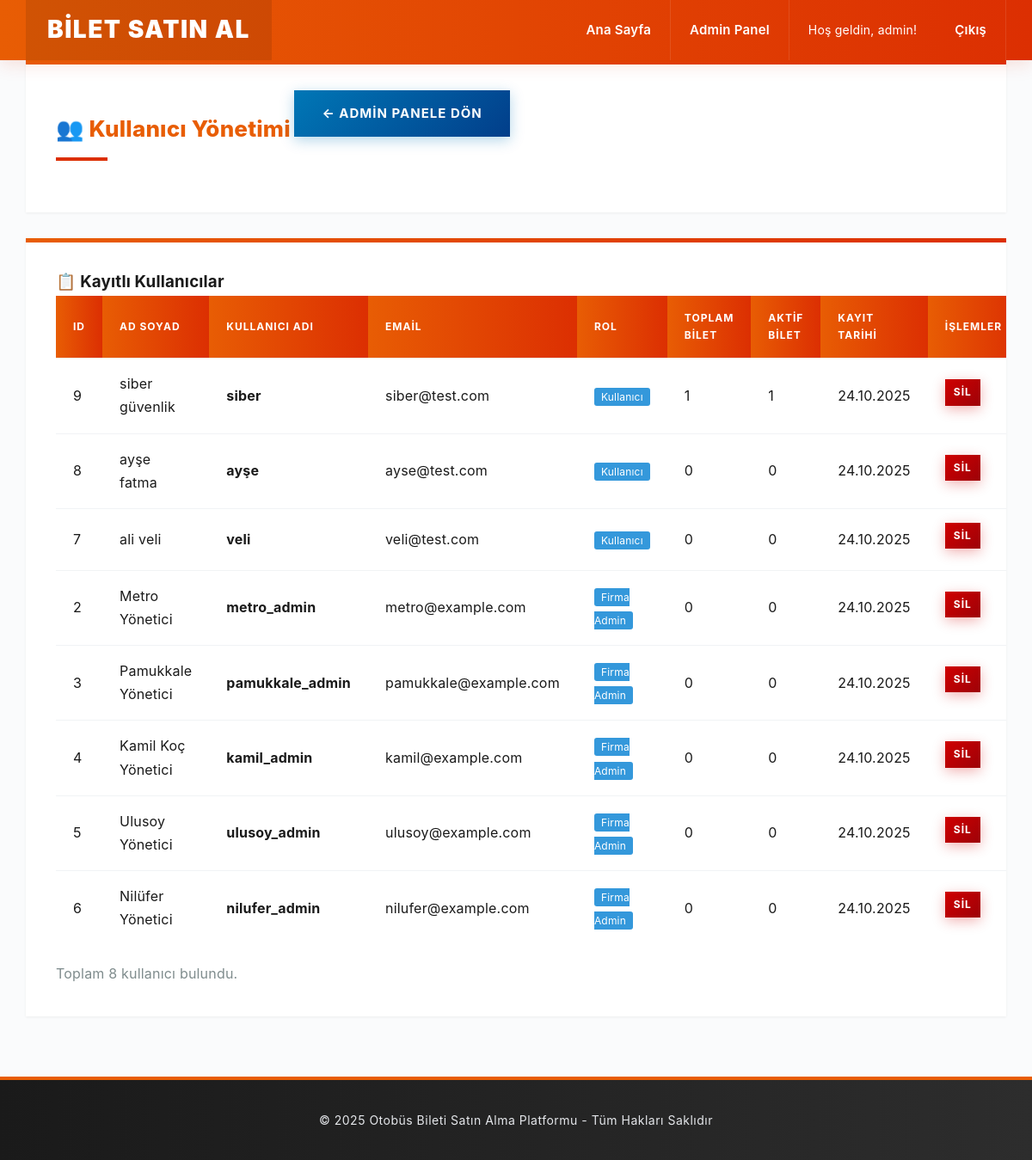
The page /admin/manage-users.php (signed in) on the database its author committed.
### tables this page shows
CREATE TABLE users (
            id INTEGER PRIMARY KEY AUTOINCREMENT,
            username TEXT NOT NULL UNIQUE,
            email TEXT NOT NULL UNIQUE,
            password TEXT NOT NULL,
            full_name TEXT,
            role TEXT DEFAULT 'user',
            balance REAL DEFAULT 0,
            company_id INTEGER DEFAULT NULL,
            created_at DATETIME DEFAULT CURRENT_TIMESTAMP,
            FOREIGN KEY (company_id) REFERENCES companies(id) ON DELETE SET NULL
        );

### admin/manage-users.php (the view, shortened to what this page needs)
<?php
require_once '../config/database.php';
$users = $db->query("
    SELECT
        users.*,
        COUNT(tickets.id) as ticket_count,
        SUM(CASE WHEN tickets.status = 'active' THEN 1 ELSE 0 END) as active_tickets
    FROM users
    LEFT JOIN tickets ON users.id = tickets.user_id
    WHERE users.role != 'admin'
    GROUP BY users.id
    ORDER BY users.created_at DESC
")->fetchAll();
require_once '../includes/header.php';
?>
<div class="card">
    <h2>👥 Kullanıcı Yönetimi</h2>
    <a href="dashboard.php" class="btn btn-primary">← Admin Panele Dön</a>
</div>
<div class="card">
    <h3>📋 Kayıtlı Kullanıcılar</h3>
    <table>
        <tr>
            <th>ID</th>
            <th>Ad Soyad</th>
            <th>Kullanıcı Adı</th>
            <th>Email</th>
            <th>Rol</th>
            <th>Toplam Bilet</th>
            <th>Aktif Bilet</th>
            <th>Kayıt Tarihi</th>
            <th>İşlemler</th>
        </tr>
        <?php foreach ($users as $user): ?>
        <tr>
            <td><?= $user['id'] ?></td>
            <td><?= htmlspecialchars($user['full_name'], ENT_QUOTES, 'UTF-8') ?></td>
            <td><strong><?= htmlspecialchars($user['username'], ENT_QUOTES, 'UTF-8') ?></strong></td>
            <td><?= htmlspecialchars($user['email'], ENT_QUOTES, 'UTF-8') ?></td>
            <td>
                <?php
                $roles = ['user' => 'Kullanıcı', 'firm_admin' => 'Firma Admin'];
                ?>
                <span style="background: #3498db; color: white; padding: 3px 8px; border-radius: 3px; font-size: 12px;">
                    <?= $roles[$user['role']] ?? $user['role'] ?>
                </span>
            </td>
            <td><?= $user['ticket_count'] ?></td>
            <td><?= $user['active_tickets'] ?></td>
            <td><?= date('d.m.Y', strtotime($user['created_at'])) ?></td>
            <td>
                <a href="?delete=<?= $user['id'] ?>"
                   class="btn btn-danger"
                   style="padding: 5px 10px; font-size: 12px;"
                   onclick="return confirm('Bu kullanıcıyı silmek istediğinize emin misiniz?')">
                    Sil
                </a>
            </td>
        </tr>
        <?php endforeach; ?>
    </table>
    <p style="margin-top: 20px; color: #7f8c8d;">
        Toplam <?= count($users) ?> kullanıcı bulundu.
    </p>
</div>
<?php require_once '../includes/footer.php'; ?>

### assets/css/style.css (style rules this page uses)
* { margin: 0; padding: 0; box-sizing: border-box; }
body { font-family: 'Inter', -apple-system, BlinkMacSystemFont, sans-serif; background: #fafbfc; color: #1a1a1a; line-height: 1.7; letter-spacing: 0.2px; }
.card { background: #ffffff; padding: 35px; border: none; box-shadow: 0 1px 3px rgba(0,0,0,0.06); margin-bottom: 30px; transition: all 0.3s ease; position: relative; overflow: hidden; }
.card::before { content: ''; position: absolute; top: 0; left: 0; width: 100%; height: 5px; background: linear-gradient(to right, #e85d04, #dc2f02); }
.card h2 { margin-bottom: 25px; color: #e85d04; border-bottom: none; padding-bottom: 15px; font-size: 26px; font-weight: 800; position: relative; display: inline-block; }
.card h2::after { content: ''; position: absolute; bottom: 0; left: 0; width: 60px; height: 4px; background: #dc2f02; }
.btn { display: inline-block; padding: 14px 32px; border: none; cursor: pointer; text-decoration: none; font-size: 15px; font-weight: 700; transition: all 0.3s ease; text-transform: uppercase; letter-spacing: 1px; position: relative; overflow: hidden; }
.btn::before { content: ''; position: absolute; top: 0; left: -100%; width: 100%; height: 100%; background: rgba(255,255,255,0.2); transition: all 0.4s ease; }
.btn-primary { background: linear-gradient(135deg, #0077b6, #023e8a); color: white; box-shadow: 0 4px 15px rgba(0, 119, 182, 0.3); }
.btn-danger { background: linear-gradient(135deg, #d00000, #9d0208); color: white; box-shadow: 0 4px 15px rgba(208, 0, 0, 0.3); }
table { width: 100%; border-collapse: separate; border-spacing: 0; background: white; }
table th, table td { padding: 16px 20px; text-align: left; border-bottom: 1px solid #f1f3f5; }
table th { background: linear-gradient(to right, #e85d04, #dc2f02); color: white; font-weight: 700; text-transform: uppercase; font-size: 12px; letter-spacing: 1px; }
table tr { transition: all 0.2s ease; }
table tr:last-child td { border-bottom: none; }
.card { animation: fadeIn 0.5s ease-out; }

### rows shown on the page
users: id "9", full_name "siber güvenlik", username "siber", email "siber@test.com", role "Kullanıcı", ticket_count "1", active_tickets "1", created_at "24.10.2025"
users: id "8", full_name "ayşe fatma", username "ayşe", email "ayse@test.com", role "Kullanıcı", ticket_count "0", active_tickets "0", created_at "24.10.2025"
users: id "7", full_name "ali veli", username "veli", email "veli@test.com", role "Kullanıcı", ticket_count "0", active_tickets "0", created_at "24.10.2025"
users: id "2", full_name "Metro Yönetici", username "metro_admin", email "metro@example.com", role "Firma Admin", ticket_count "0", active_tickets "0", created_at "24.10.2025"
users: id "3", full_name "Pamukkale Yönetici", username "pamukkale_admin", email "pamukkale@example.com", role "Firma Admin", ticket_count "0", active_tickets "0", created_at "24.10.2025"
users: id "4", full_name "Kamil Koç Yönetici", username "kamil_admin", email "kamil@example.com", role "Firma Admin", ticket_count "0", active_tickets "0", created_at "24.10.2025"
users: id "5", full_name "Ulusoy Yönetici", username "ulusoy_admin", email "ulusoy@example.com", role "Firma Admin", ticket_count "0", active_tickets "0", created_at "24.10.2025"
users: id "6", full_name "Nilüfer Yönetici", username "nilufer_admin", email "nilufer@example.com", role "Firma Admin", ticket_count "0", active_tickets "0", created_at "24.10.2025"

### other values the page prints
clean_output($_SESSION['username']) "admin"
count($users) "8"
